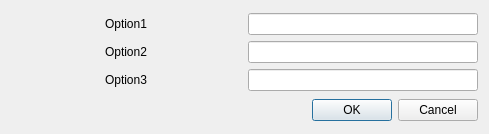
<?xml version="1.0" encoding="UTF-8"?>
<ui version="4.0">
 <class>Dialog</class>
 <widget class="QDialog" name="Dialog">
  <property name="geometry">
   <rect>
    <x>0</x>
    <y>0</y>
    <width>489</width>
    <height>134</height>
   </rect>
  </property>
  <property name="windowTitle">
   <string>Dialog</string>
  </property>
  <layout class="QVBoxLayout" name="verticalLayout">
   <item>
    <layout class="QGridLayout" name="gridLayout" columnstretch="1,1">
     <item row="2" column="0" alignment="Qt::AlignHCenter">
      <widget class="QLabel" name="label_3">
       <property name="text">
        <string>Option3</string>
       </property>
      </widget>
     </item>
     <item row="1" column="1">
      <widget class="QLineEdit" name="lineEdit_2"/>
     </item>
     <item row="0" column="0" alignment="Qt::AlignHCenter">
      <widget class="QLabel" name="label">
       <property name="layoutDirection">
        <enum>Qt::LeftToRight</enum>
       </property>
       <property name="text">
        <string>Option1</string>
       </property>
      </widget>
     </item>
     <item row="1" column="0" alignment="Qt::AlignHCenter">
      <widget class="QLabel" name="label_2">
       <property name="text">
        <string>Option2</string>
       </property>
      </widget>
     </item>
     <item row="0" column="1">
      <widget class="QLineEdit" name="lineEdit"/>
     </item>
     <item row="2" column="1">
      <widget class="QLineEdit" name="lineEdit_3"/>
     </item>
    </layout>
   </item>
   <item>
    <widget class="QDialogButtonBox" name="buttonBox">
     <property name="orientation">
      <enum>Qt::Horizontal</enum>
     </property>
     <property name="standardButtons">
      <set>QDialogButtonBox::Cancel|QDialogButtonBox::Ok</set>
     </property>
    </widget>
   </item>
  </layout>
 </widget>
 <resources/>
 <connections>
  <connection>
   <sender>buttonBox</sender>
   <signal>accepted()</signal>
   <receiver>Dialog</receiver>
   <slot>accept()</slot>
   <hints>
    <hint type="sourcelabel">
     <x>248</x>
     <y>254</y>
    </hint>
    <hint type="destinationlabel">
     <x>157</x>
     <y>274</y>
    </hint>
   </hints>
  </connection>
  <connection>
   <sender>buttonBox</sender>
   <signal>rejected()</signal>
   <receiver>Dialog</receiver>
   <slot>reject()</slot>
   <hints>
    <hint type="sourcelabel">
     <x>316</x>
     <y>260</y>
    </hint>
    <hint type="destinationlabel">
     <x>286</x>
     <y>274</y>
    </hint>
   </hints>
  </connection>
 </connections>
</ui>
